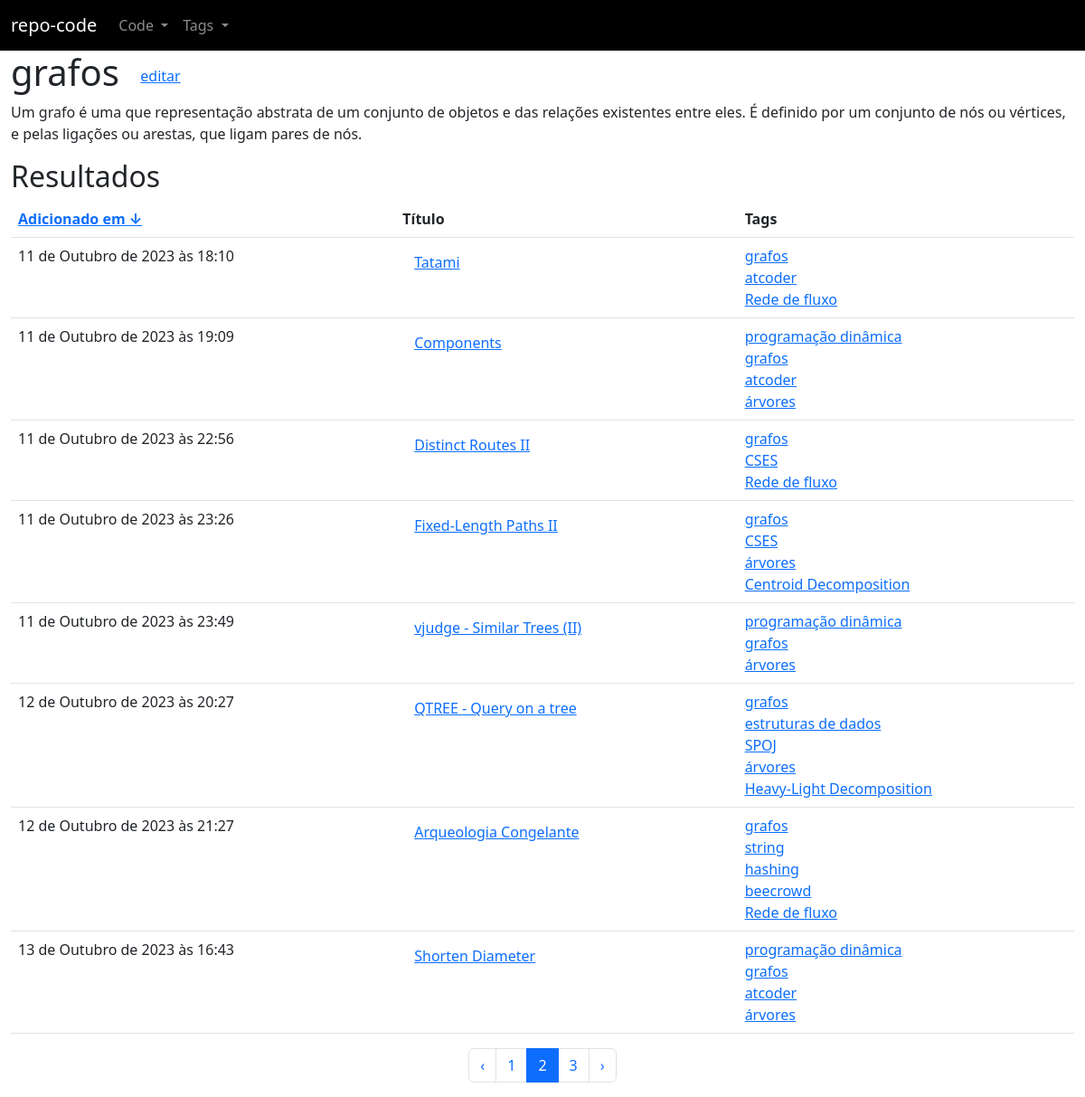
Page /repo/tag/2/?page=2&asc=1 on the committed database.
### repo/models.py (models this page shows, shortened)
class Tag(models.Model):
    name = models.CharField(max_length = 50)
    human_name = models.CharField(max_length = 50)
    description = models.TextField()

class Code(models.Model):
    LANGUAGE_CHOICES = (
        ("c++", "c++"),
        ("py", "python"),
        ("c", "c"),
        ("java", "java"),
        ("c#", "c#"),
        ("js", "javascript")
    )
    DICT_LANGUAGES_CHOICES = dict(LANGUAGE_CHOICES)
    title = models.CharField(max_length = 100)
    createdAt = models.DateTimeField(default = timezone.now)
    updatedAt = models.DateTimeField(default = timezone.now)
    description = models.TextField()
    source = models.TextField()
    tags = models.ManyToManyField(Tag)
    original = models.CharField(max_length = 100)
    language = models.CharField(max_length = 10, choices = LANGUAGE_CHOICES)

### repo/tag_views.py (the view)
# urls.py: path('<int:key>/', tag_views.tag_results, name = 'repo_tag_view'),
@require_http_methods(['GET'])
def tag_results(request, key):
    MAX_ITEMS_PER_PAGE = 8
    page = int(request.GET.get('page', 1))
    asc = int(request.GET.get('asc', 1))
    low = (page - 1) * MAX_ITEMS_PER_PAGE
    high = page * MAX_ITEMS_PER_PAGE
    try:
        tag = Tag.objects.get(pk = key)
    except ObjectDoesNotExist as ex:
        return render(request, '404.html', {'message': ex})
    total_results = tag.code_set.count()
    sources = tag.code_set.order_by(['-', ''][asc] + 'createdAt')[low : high]
    URL_FLIP_CREATEDAT_PARAMS = {'page': page, 'asc': asc ^ 1}
    URL_FLIP_CREATEDAT = f"{reverse('repo_tag_view', args = [key])}?{urlencode(URL_FLIP_CREATEDAT_PARAMS)}"
    URL_PREVIOUS_PARAMS = {
        'page': page - 1,
        'asc': asc
    }
    URL_PREVIOUS = f"{reverse('repo_tag_view', args = [key])}?{urlencode(URL_PREVIOUS_PARAMS)}"
    URL_NEXT_PARAMS = {
        'page': page + 1,
        'asc': asc
    }
    URL_FIRST_PARAMS = {'page': 1, 'asc': asc ^ 1}
    URL_FIRST = f"{reverse('repo_tag_view', args = [key])}?{urlencode(URL_FIRST_PARAMS)}"
    URL_NEXT = f"{reverse('repo_tag_view', args = [key])}?{urlencode(URL_NEXT_PARAMS)}"
    URL_PAGES = []
    start_delta = max(1, page - 2) - page
    for delta in range(start_delta, start_delta + 5):
        p = page + delta
        if p > 0 and (p - 1) * MAX_ITEMS_PER_PAGE < total_results:
            URL_PARAMS = {'page': p, 'asc': asc}
            URL = f"{reverse('repo_tag_view', args = [key])}?{urlencode(URL_PARAMS)}"
            URL_PAGES.append((p, p == page , URL))
    return render(request, 'tag/tag.html', {'tag' : tag,
    'sources' : sources,
    'URL_FLIP_CREATEDAT': URL_FLIP_CREATEDAT,
    'asc' : asc,
    'URL_PAGES': URL_PAGES,
    'total_results': total_results,
    'URL_PREVIOUS': URL_PREVIOUS if page > 1 else None,
    'URL_NEXT': URL_NEXT if page * MAX_ITEMS_PER_PAGE < total_results else None,
    'URL_FIRST': URL_FIRST if len(URL_PAGES) and URL_PAGES[0][0] > 1 else None
    })

### repo/templates/tag/tag.html (shortened to what this page needs)
{% extends "base.html" %}
{% block 'main' %}
{% if sources.all.count > 0 %}
    <div class = "container-fluid">
    <div class = "row">
        <h1>
            {{ tag.human_name }}
            <a class = "btn btn-link" href = "{% url 'repo_tag_upd' tag.id %}"> editar </a>
        </h1>
    </div>
    <div class = "row">
        <p>
            {{ tag.description | safe }}
        </p>
    </div>
    <div class = "row">
        <h2>Resultados</h2>
    </div>
    <table class = "table">
        <thead>
            <tr>
                <th>
                    <a href = "{{ URL_FLIP_CREATEDAT }}">
                        Adicionado em
                        {% if asc %}
                            &#8595;
                        {% else %}
                            &#8593;
                        {% endif %}
                    </a>
                </th>
                <th>Título</th>
                <th>Tags</th>
            </tr>
        </thead>
        <tbody>
            {% for source in sources.all %}
                <tr>
                    <td>
                        {{ source.createdAt }}
                    </td>
                    <td>
                        <a href = "{% url 'repo_code_view' source.id %}" class = "btn btn-link">{{ source.title }}</a>
                    </td>
                    <td>
                        {% for tag in source.tags.all %}
                            <a href = "{% url 'repo_tag_view' tag.id %}">{{tag.human_name}}</a>
                            <br>
                        {% endfor %}
                    </td>
                </tr>
            {% endfor %}
        </tbody>
    </table>
    <nav>
        <ul class = "pagination justify-content-center">
            {% if URL_PREVIOUS %}
                <li class="page-item">
                    <a class="page-link" href="{{URL_PREVIOUS}}">&lsaquo;</a>
                </li>
            {% else %}
                <li class="page-item disabled">
                    <a class="page-link" href="#" tabindex="-1">&lsaquo;</a>
                </li>
            {% endif %}
            {% for page, current, URL in URL_PAGES %}
                {% if current %}
                <li class = "page-item active">
                    <a href = "{{URL}}" class = "page-link"> {{page}} </a>
                </li>
                {% else %}
                <div class = "page-item">
                    <a href = "{{URL}}" class = "page-link"> {{page}} </a>
                </div>
                {% endif %}
            {% endfor %}
            {% if URL_NEXT %}
                <li class="page-item">
                    <a class="page-link" href="{{URL_NEXT}}">&rsaquo;</a>
                </li>
            {% else %}
                <li class="page-item disabled">
                    <a class="page-link" href="#" tabindex="-1">&rsaquo;</a>
                </li>
            {% endif %}
        </ul>
    </nav>
</div>
{% else %}
        <h1 class = "text-center text-warning"> Nenhum resultado foi encontrado </h1>
            <p class="text-center">
                Tente outros parâmetros que fornecam um resultado válido
            </p>
{% endif %}
{% endblock %}

### rows in the picture
Tag: human_name "grafos", description "Um grafo é uma que representação abstrata de um conjunto de objetos e das relações existentes entre eles. É definido por um conjunto de nós ou vértices, e pelas ligações ou arestas, que ligam pares de nós."
Code: createdAt "11 de Outubro de 2023 às 18:10", title "Tatami"
Tag: human_name "atcoder"
Tag: human_name "Rede de fluxo"
Code: createdAt "11 de Outubro de 2023 às 19:09", title "Components"
Tag: human_name "programação dinâmica"
Tag: human_name "árvores"
Code: createdAt "11 de Outubro de 2023 às 22:56", title "Distinct Routes II"
Tag: human_name "CSES"
Code: createdAt "11 de Outubro de 2023 às 23:26", title "Fixed-Length Paths II"
Tag: human_name "Centroid Decomposition"
Code: createdAt "11 de Outubro de 2023 às 23:49", title "vjudge - Similar Trees (II)"
Code: createdAt "12 de Outubro de 2023 às 20:27", title "QTREE - Query on a tree"
Tag: human_name "estruturas de dados"
Tag: human_name "SPOJ"
Tag: human_name "Heavy-Light Decomposition"
Code: createdAt "12 de Outubro de 2023 às 21:27", title "Arqueologia Congelante"
Tag: human_name "string"
Tag: human_name "hashing"
Tag: human_name "beecrowd"
Code: createdAt "13 de Outubro de 2023 às 16:43", title "Shorten Diameter"

### other values in the picture
{{ page }} "1" "3"
{{ page }} "2"
